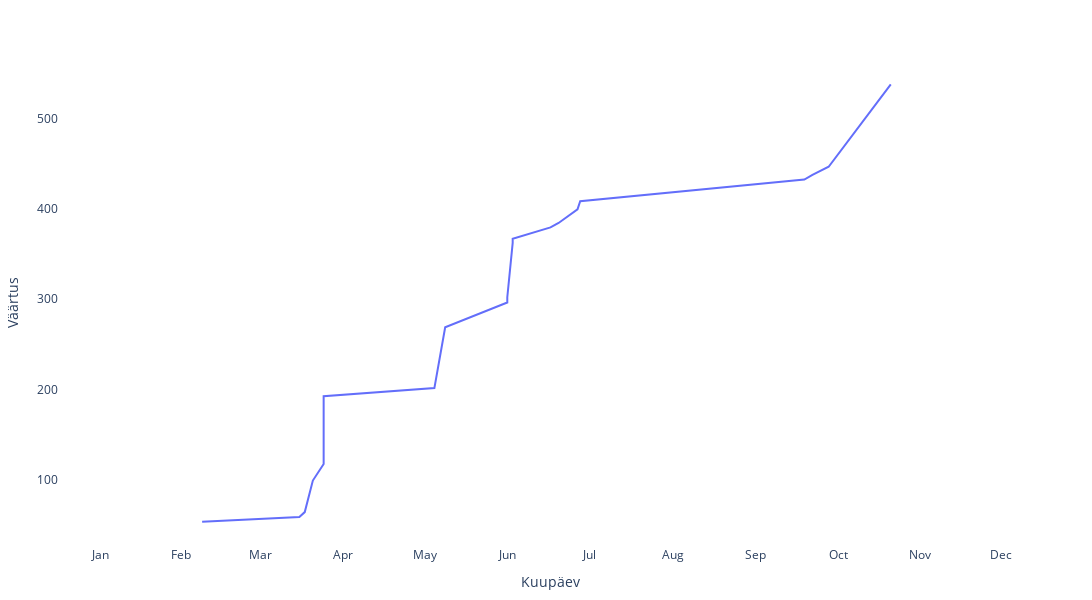

The notebook cell this image was saved under:
### Code cell
plotdf = DataFrame()
plotdf."Kuupäev" = yearprofitlossdf[!, "Laekumise kuupäev"]
plotdf."Kokku" = cumsum(yearprofitlossdf."Kokku EUR")

layout = Layout(
    xaxis_title="Kuupäev",
    yaxis_title="Väärtus",
    legend_title_text="Aktsiad",
    xaxis=attr(dtick="M1", tickformat="%b", ticklabelmode="period", range=[periodstart, periodend]),
    plot_bgcolor="white",
    width=1800, height=600,
)

PlotlyJS.plot(plotdf, x=:Kuupäev, y=:Kokku, layout)

### Figure 1 — Plotly figure (JSON) as saved in the notebook; plotly's stock layout.template omitted (floating-point values rounded to 4 significant figures)
{"data": [{"type": "scatter", "x": ["2021-02-23", "2021-03-31", "2021-04-02", "2021-04-05", "2021-04-09", "2021-04-09", "2021-05-20", "2021-05-24", "2021-06-16", "2021-06-16", "2021-06-18", "2021-06-18", "2021-07-02", "2021-07-05", "2021-07-12", "2021-07-13", "2021-10-04", "2021-10-07", "2021-10-13", "2021-11-05"], "xaxis": "x", "y": [53.5, 58.61, 64.13, 99.1, 117.3, 192.4, 201.5, 268.9, 296.4, 302.3, 362.3, 366.9, 379.5, 384.5, 399.6, 408.7, 432.6, 437.7, 446.8, 538.1], "yaxis": "y"}], "layout": {"height": 600, "legend": {"title": {"text": "Aktsiad"}, "tracegroupgap": 0}, "margin": {"b": 50, "l": 50, "r": 50, "t": 60}, "plot_bgcolor": "white", "width": 1800, "xaxis": {"dtick": "M1", "range": ["2021-01-01", "2021-12-31"], "tickformat": "%b", "ticklabelmode": "period", "title": {"text": "Kuupäev"}, "type": "date"}, "yaxis": {"autorange": true, "range": [26.58, 565.1], "title": {"text": "Väärtus"}, "type": "linear"}}}
